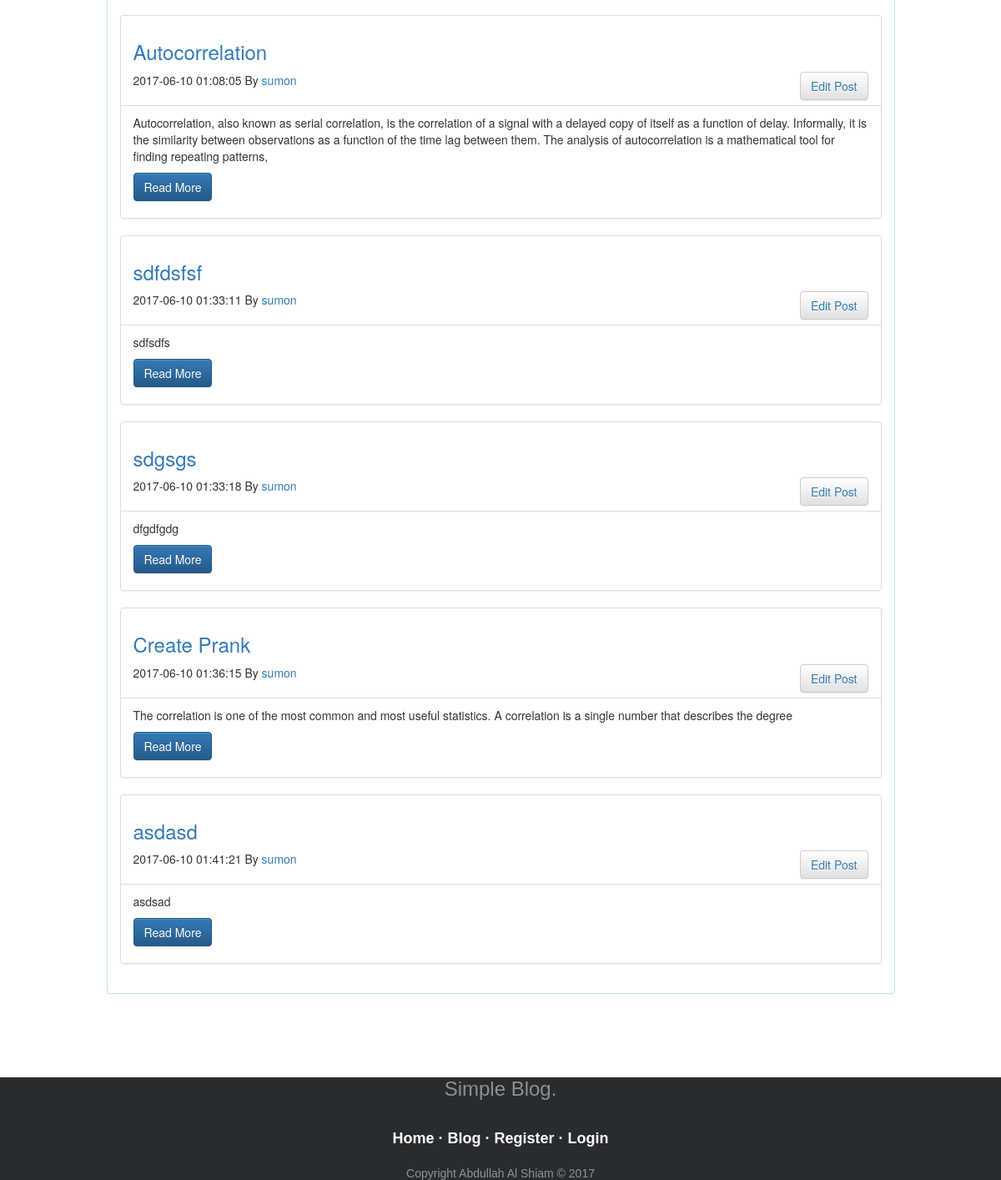
Before: /?controller=posts&action=my_post (signed in, lower part) with the older database file.
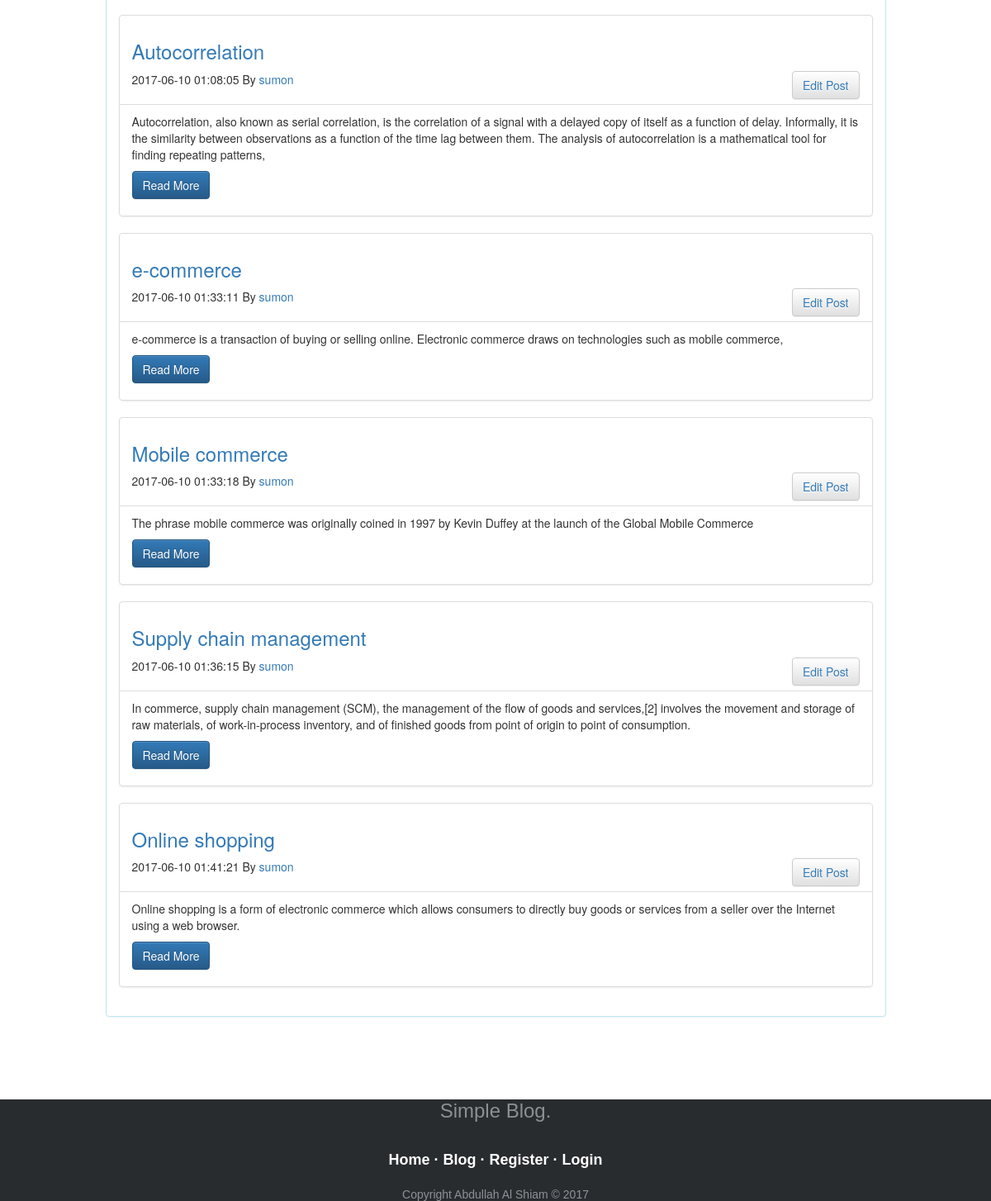
After: the same page with the newer database file.
### tables this page shows
CREATE TABLE `posts` (
  `id` int(11) NOT NULL,
  `user_id` int(45) NOT NULL,
  `title` text NOT NULL,
  `content` text NOT NULL,
  `description` text NOT NULL,
  `active` int(50) NOT NULL,
  `created_date` datetime NOT NULL
);

CREATE TABLE `user` (
  `user_id` int(11) NOT NULL,
  `user_name` varchar(45) NOT NULL,
  `email` varchar(45) NOT NULL,
  `password` varchar(45) NOT NULL,
  `created_date` datetime NOT NULL
);

### controllers/posts_controller.php (called while the page is built, shortened)
<?php
  class PostsController {
      public function my_post() {
      require_once('views/posts/my_post.php');
    }
  }
?>

### index.php (called while the page is built, shortened)
<?php
  require_once('views/layout.php');
?>

### models/model.php (called while the page is built, shortened)
<?php
  class Model {
    public static function my_post($user_id) {
       $db = mysqli_connect("localhost", "root", "", "simple_blog");
       $result =mysqli_query($db,"SELECT * FROM posts WHERE user_id='$user_id' ");
     if (mysqli_num_rows($result) == 0) {
        $message="There is no posts available";
    }
    else {
    return $result;
      }
    }
  public static  function getUserIdByUserName($user_name)
  {
    $db = mysqli_connect("localhost", "root", "", "simple_blog");
    $sql = "SELECT user_id FROM `user` WHERE `user_name`='{$user_name}'";
    $result = mysqli_query($db, $sql);
    if(mysqli_num_rows($result) == 1) {
      $row = mysqli_fetch_row($result);
      return $row[0];
    } else {
      mysqli_close($db);
      return 0;
    }
  }
   public static function getUserNameByUserId($user_id)
  {
    $db = mysqli_connect("localhost", "root", "", "simple_blog");
    $sql = "SELECT user_name FROM `user` WHERE `user_id`='{$user_id}'";
    $result = mysqli_query($db, $sql);
       if (mysqli_num_rows($result) == 0) {
        $message="There is no posts available";
    }
    else {
     $row=mysqli_fetch_array($result);
    return $row;
      }
  }
  }
?>

### views/posts/my_post.php (the view, shortened to what this page needs)
<?php
if (isset($_SESSION['user_name'])) {
	$user_name=$_SESSION['user_name'];
}
       $user_id=Model::getUserIdByUserName($user_name);
       $posts = Model::my_post($user_id);
       $username=Model::getUserNameByUserId($user_id);
 ?>
 <div class="container">
<div class="row">
<div class="col-md-10 col-md-offset-1">
<div class="panel panel-info">
  <div class="panel-body">
 <div class="">
 <?php if (isset($_SESSION['my_post_success'])) {
  while($post=mysqli_fetch_array($posts)) { ?>
    <div class="list-group">
    <div class="list-group-item">
      <h3><a href="?controller=posts&action=show&id=<?php echo $post['id']; ?>">  <h3><?php echo $post['title']; ?></h3></a>
              </h3>
      <button class="btn btn-default" style="float: right"><a href="?controller=pages&action=edit_post&id=<?php echo $post['id']; ?>">Edit Post</a></button>
      <p><?php echo $post['created_date']; ?> By <a href="#"> <?php echo $username['user_name'];?></a></p>
    </div>
    <div class="list-group-item">
      <article>
        <p><?php echo $post['content']; ?></p>
   <p> <a href='?controller=posts&action=show&id=<?php echo $post['id']; ?>' class="btn btn-primary">Read More</a></p>
      </article>
    </div>
  </div>
<?php
}
}
else{
echo "<div class='alert alert-info'>
  <a href='' class='close' data-dismiss='alert'>×</a>
  <strong>Opps!</strong> <p>You have no post available.</p>
</div>";
}
?>
</div>
  </div>
</div>
</div>
</div>
</div>
<?php include 'footer.php'; ?>

Changed rows visible on the page:
changed posts: title "sdfdsfsf" → "e-commerce"; content "sdfsdfs" → "e-commerce is a transaction of buying or selling online. Electronic commerce draws on technologies such as mobile commerce,"
changed posts: title "sdgsgs" → "Mobile commerce"; content "dfgdfgdg" → "The phrase mobile commerce was originally coined in 1997 by Kevin Duffey at the launch of the Global Mobile Commerce"
changed posts: title "Create Prank" → "Supply chain management"; content "The correlation is one of the most common and most useful statistics. A correlation is a single number that describes the degree" → "In commerce, supply chain management (SCM), the management of the flow of goods and services,[2] involves the movement and storage of raw materials, of work-in-process inventory, and of finished goods from point of origin to point of consumption."
changed posts: title "asdasd" → "Online shopping"; content "asdsad" → "Online shopping is a form of electronic commerce which allows consumers to directly buy goods or services from a seller over the Internet using a web browser."
